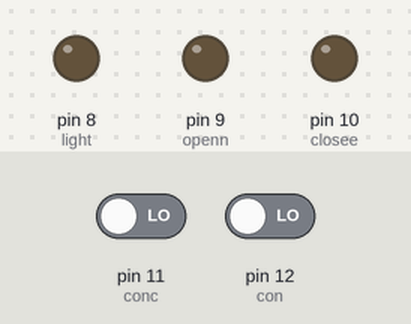
This sketch was run on a simulated Arduino Uno, built with avr-gcc and run on an emulated ATmega328P. On the bench: output pins drawn as LEDs (lit = HIGH). Dashed ring = blinking. Inputs (shaded band) come from the test bench; at power-on: pin 11 (conc) LOW, pin 12 (con) LOW.

Above: at 2.8 s.
2.9 s: pin 11 (conc) driven HIGH
At 3.4 s:
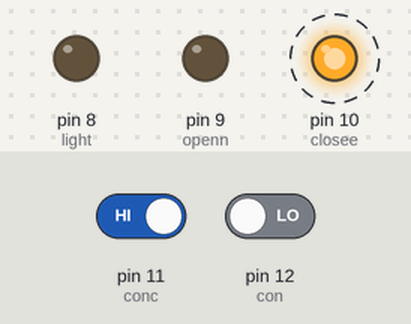
7.0 s: pin 12 (con) driven HIGH
At 7.9 s:
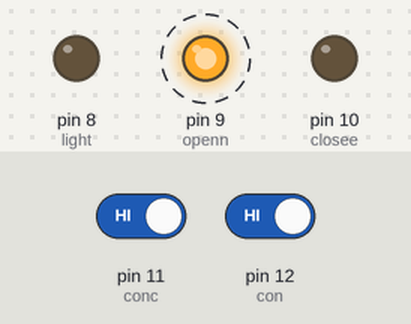
11.1 s: pin 12 (con) driven LOW
At 12.7 s:
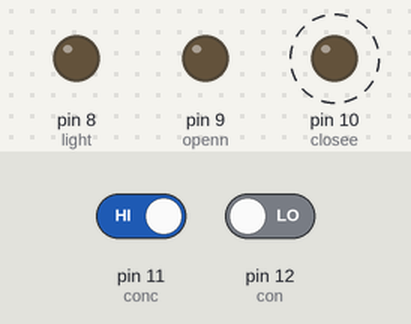
14.6 s: pin 11 (conc) driven LOW
At 16.2 s:
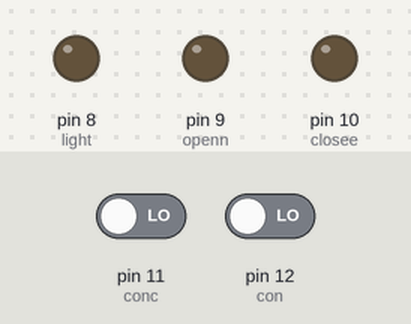
Timing chart, 0 to 17.5 s (numbered marks = the images above; inputs shaded):
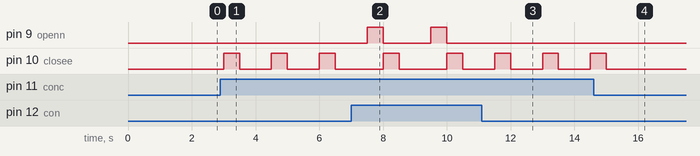

The sketch:

sketch_jan31a.ino
```cpp
const int openn=9;
const int closee=10;
const int con=12;
const int light=8;
const int conc=11;
  int swtch=0;
  int x=0;

  void setup() {

pinMode(openn,OUTPUT);
pinMode(closee,OUTPUT);
pinMode(con,INPUT);
pinMode(light,OUTPUT);
pinMode(conc,INPUT);
}


void loop() {

  swtch=digitalRead(con);
  if(swtch==HIGH){
    digitalWrite(openn,HIGH);
    delay(500);
   digitalWrite(openn,LOW);
  }
  x=digitalRead(conc);
if(x==HIGH){
   digitalWrite(closee,HIGH);

delay(500);
 digitalWrite(closee,LOW);
}
delay(1000);
}
```

Measured:
- after the input at 2.9 s, pin 10 (closee): alternates HIGH for 0.50 s and LOW for 1.0 s, starting after 0.10 s
- after the input at 7.0 s, pin 9 (openn): alternates HIGH for 0.50 s and LOW for 1.5 s, starting after 0.50 s; pin 10 (closee): alternates HIGH for 0.50 s and LOW for 1.5 s, starting after 1.0 s
- after the input at 11.1 s, pin 9 (openn): stops changing and stays LOW; pin 10 (closee): alternates HIGH for 0.50 s and LOW for 1.0 s, starting after 0.40 s
- after the input at 14.6 s, pin 10 (closee): goes on until 15.0 s, then stays LOW
